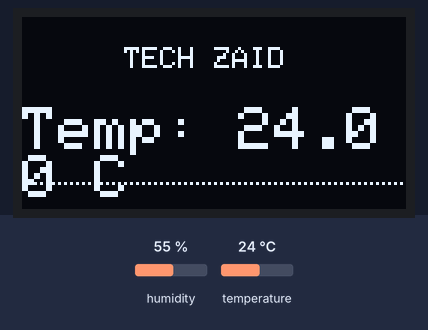
A sketch run on a simulated Arduino Uno, built with avr-gcc and run on an emulated ATmega328P. Shown: 128×64 one-colour display. The inputs (shaded band) are chosen by the test bench; at power-on: humidity 55 %, temperature 24 °C. The local clock reads 2024-03-15 10:24:30 at power-on unless the sketch sets it.

Above: at 4.2 s.
4.3 s: humidity set to 22 %
11.6 s: temperature set to 12 °C
At 19.7 s:
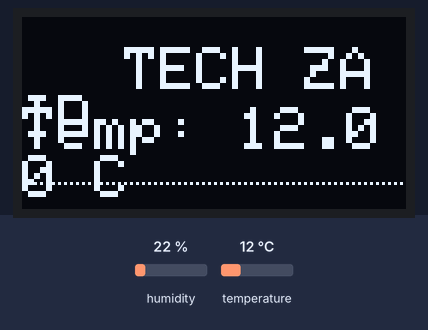
20.0 s: humidity set to 40 %
At 29.7 s:
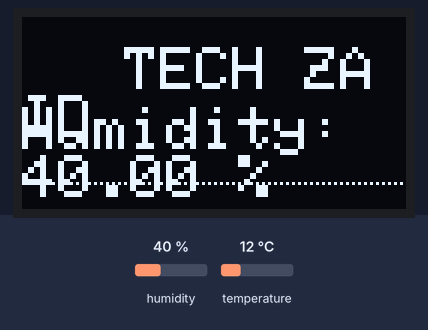
30.0 s: temperature set to 19 °C
At 33.7 s:
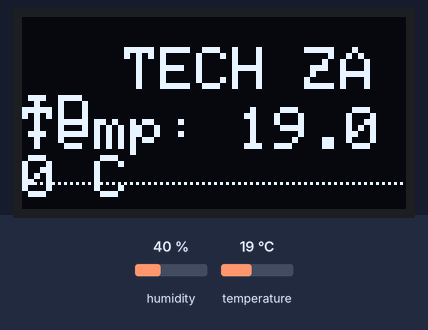
Timing chart, 0 to 35.2 s (numbered marks = the images above; inputs shaded):
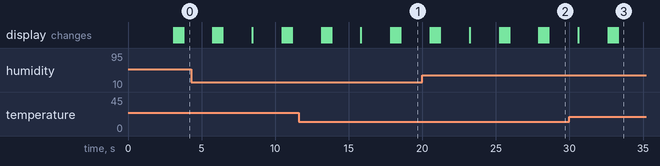

The sketch:

code.ino
```cpp
#include <Wire.h>
#include <DHT.h>
#include <Adafruit_GFX.h>
#include <Adafruit_SSD1306.h>
#include <RTClib.h>  // Include library for real-time clock (RTC)

// OLED display settings
#define SCREEN_WIDTH 128
#define SCREEN_HEIGHT 64
#define OLED_RESET -1
Adafruit_SSD1306 display(SCREEN_WIDTH, SCREEN_HEIGHT, &Wire, OLED_RESET);

// DHT Sensor settings
#define DHTPIN 4 // Pin where the DHT sensor is connected
#define DHTTYPE DHT22 // DHT11 or DHT22
DHT dht(DHTPIN, DHTTYPE);

// RTC settings
RTC_DS3231 rtc; // Use your specific RTC module

void setup() {
    Serial.begin(115200);
    dht.begin();
    display.begin(SSD1306_SWITCHCAPVCC, 0x3C);
    display.clearDisplay();
    display.setTextSize(1);
    display.setTextColor(SSD1306_WHITE);

    if (!rtc.begin()) {
        display.println("RTC Error");
        display.display();
        while (1); // Loop forever
    }

    // Show initialization message
    display.setTextSize(2);
    display.setCursor(0, 0);
    display.println("Smart Weather");
    display.setTextSize(1);
    display.setCursor(0, 30);
    display.println("Initialized");
    display.display();
    delay(3000); // Show for 3 seconds
}

void drawDottedLine(int y) {
    for (int x = 0; x < SCREEN_WIDTH; x += 2) {
        display.drawPixel(x, y, SSD1306_WHITE);
    }
}

void drawWeatherAnimation() {
    // Simple animated cloud
    for (int i = 0; i < 5; i++) {
        display.fillRect(0, 0, SCREEN_WIDTH, SCREEN_HEIGHT, SSD1306_BLACK); // Clear the display
        display.setCursor(30 + i, 10); // Move cloud position
        display.print("TECH ZAID");
        display.display(); // Refresh display
        delay(100);
    }
}

void loop() {
    // Read humidity and temperature
    float humidity = dht.readHumidity();
    float temperature = dht.readTemperature();

    // Check if readings are valid
    if (isnan(humidity) || isnan(temperature)) {
        display.clearDisplay();
        display.setCursor(0, 0);
        display.println("Failed to read");
        display.display();
        return;
    }

    // Get current time
    DateTime now = rtc.now();

    // Clear display for temperature
    display.clearDisplay();

    // Display Temperature with animation
    drawWeatherAnimation(); // Show animated weather
    display.setTextSize(2);
    display.setCursor(0, 30);
    display.print("Temp: ");
    display.print(temperature);
    display.print(" C");
    drawDottedLine(55); // Draw dotted line below temperature
    display.display(); // Refresh display
    delay(2000); // Show temperature for 2 seconds

    // Clear display for humidity
    display.clearDisplay();

    // Display Humidity with animation
    drawWeatherAnimation(); // Show animated weather
    display.setTextSize(2);
    display.setCursor(0, 30);
    display.print("Humidity: ");
    display.print(humidity);
    display.print(" %");
    drawDottedLine(55); // Draw dotted line below humidity
    display.display(); // Refresh display
    delay(2000); // Show humidity for 2 seconds

    // Clear display for time
    display.clearDisplay();

    // Display time
    display.setTextSize(1);
    display.setCursor(0, 0);
    display.print("🕒 Time:");
    display.setTextSize(2);
    display.setCursor(0, 15);
    display.print(now.hour());
    display.print(":");
    if (now.minute() < 10) {
        display.print("0");
    }
    display.print(now.minute());
    display.print(":");
    if (now.second() < 10) {
        display.print("0");
    }
    display.print(now.second());
    display.display(); // Refresh display
    delay(2000); // Show time for 2 seconds
}
```
